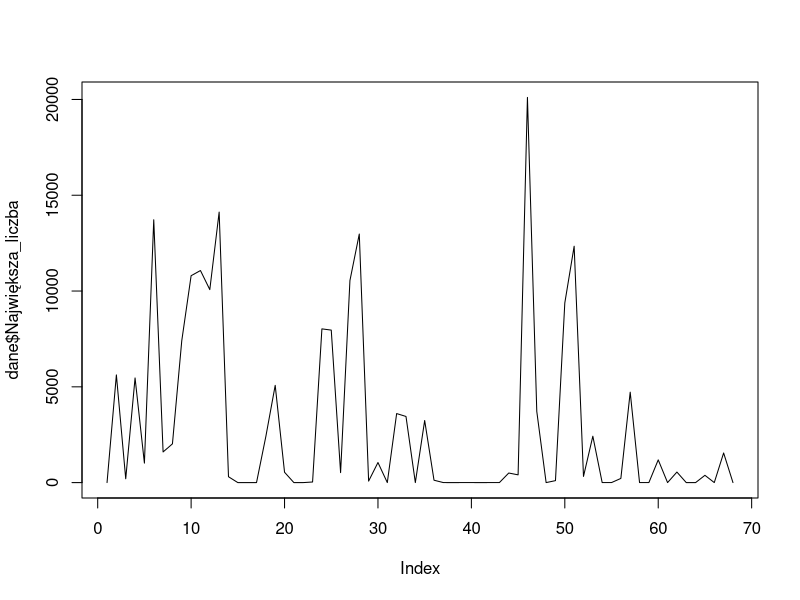

R code for this plot: (Note: this script raises an error after producing the figure.)
## ---- chunk 1
knitr::opts_chunk$set(echo = TRUE)
## ---- chunk 2
dane<-read.csv('aszczepaniak-data.csv', header = TRUE)
View(dane)
## ---- chunk 3
library(dplyr)
## ---- chunk 4
dane %>%
group_by(dane$Wolumen)%>%
summarise(Największa_liczba = max(Najwyzszy))
## ---- chunk 5
plot(dane$Wolumen, dane$Największa_liczba , type="l")
## ---- chunk 6
dane %>%
filter(dane$Wolumen> 2000, dane$Najwyzszy<2.70, dane$Najnizszy>2.20) -> dane2

plot(dane2$Data, dane2$Wolumen)
hist(table(dane$Najwyzszy<2.70))
hist(table(dane$Najnizszy>2.20))

## ---- chunk 7
